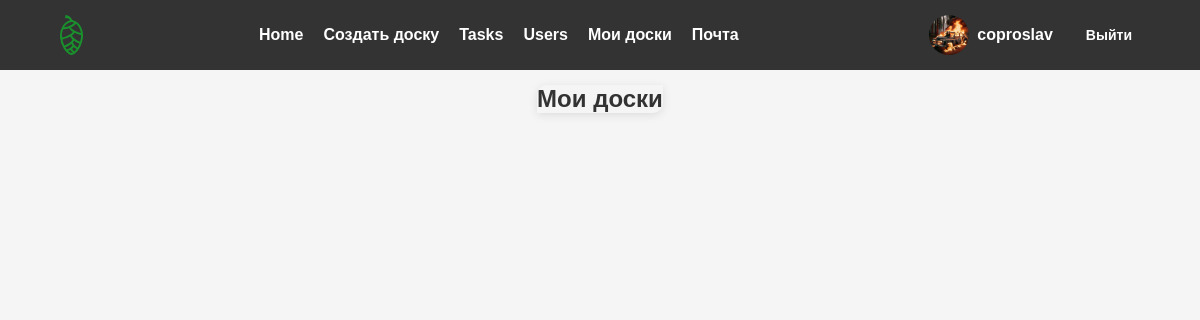
The app's page /boards/my-boards/ (signed in), older data.
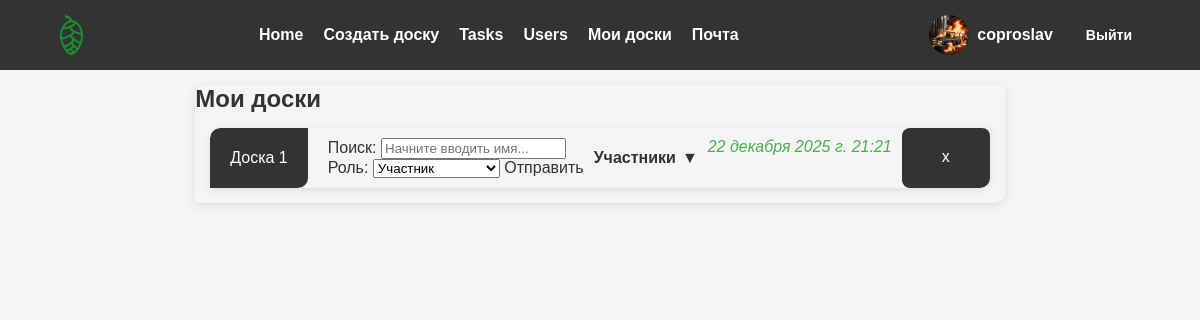
The same page, newer data.
### users/models.py (models this page shows, shortened)
class Profile(models.Model):
    user = models.OneToOneField(User, on_delete=models.CASCADE)
    username = models.CharField(max_length=200, blank=True)
    created = models.DateTimeField(auto_now_add=True)
    updated = models.DateTimeField(auto_now=True)
    first_name = models.CharField(max_length=100, blank=True)
    last_name = models.CharField(max_length=100, blank=True)
    avatar = models.ImageField(upload_to='avatars/', default='avatars/default/user.png')
    bio = models.TextField(blank=True)
    email = models.EmailField(max_length=100, blank=True)
    social_media_link = models.URLField(max_length=200, blank=True)
    social_media_link2 = models.URLField(max_length=200, blank=True)
    social_media_link3 = models.URLField(max_length=200, blank=True)
    email_notifications = models.BooleanField(
        default=True,
        verbose_name="Получать уведомления на почту"
    )
    class Meta:
        verbose_name = "Профиль"
        verbose_name_plural = "Профили"

### boards/models.py (models this page shows, shortened)
class Board(models.Model):
    owner = models.ForeignKey(User, on_delete=models.CASCADE)
    title = models.CharField(max_length=200, blank=True)
    created = models.DateTimeField(auto_now_add=True)
    updated = models.DateTimeField(auto_now=True)
    hidden = models.BooleanField(default=True)

### boards/views.py (the view)
# urls.py: path('my-boards/', views.my_boards, name='my-boards'),
@login_required(login_url='login')
def my_boards(request):
    user = request.user
    owned_boards = Board.objects.filter(owner=user)
    permitted_boards = Board.objects.filter(
        boardpermit__user=user
    ).exclude(owner=user)
    boards = owned_boards | permitted_boards
    context = {
        'boards': boards.distinct()
    }
    return render(request, 'boards/my-boards.html', context)

### boards/templates/boards/my-boards.html (shortened to what this page needs)
{% extends 'base.html' %} {% load static %} {% block profile %}
<link rel="stylesheet" href="{% static 'styles/my-boards.css' %}" />
{% endblock %} {% block content %}
<main>
  <div class="board-container" data-board-id="{{ board.id }}">
  <div class="boards">
    <h2>Мои доски</h2>
    {% for board in boards %}
    <div class="board-container">
      <a href="{% url 'boards-page' board.id %}" class="board-title"
        >{{board.title}}</a
      >
      <form
        method="post"
        class="email-compose"
        data-board-id="{{ board.id }}"
        action="{% url 'add-board-member' board.id %}"
      >
        <label for="recipient-{{ board.id }}">Поиск:</label>
        <input
          type="text"
          id="recipient-{{ board.id }}"
          autocomplete="off"
          placeholder="Начните вводить имя..."
          required
        />
        <label for="role-{{ board.id }}">Роль:</label>
        <select name="role" id="role-{{ board.id }}" required>
          <option value="member">Участник</option>
        </select>
        <button type="submit" class="btn compose">Отправить</button>
      </form>
      <button type="button" class="toggle-users" data-board-id="{{ board.id }}">
        Участники <span class="arrow">▼</span>
      </button>
      <div class="board-created">{{ board.created }}</div>
      <form
        method="post"
        action="{% url 'delete_board' board.id %}"
        style="display: inline"
        class="delete-board"
      >
        <button type="submit" class="delete-board">x</button>
      </form>
    </div>
    {% endfor %}
  </div>
</main>
{% endblock %}

### shishka/templates/base.html (shortened to what this page needs)
<!DOCTYPE html>
{% load static %}
<html lang="en">
<head>
    <link rel="stylesheet" href="{% static 'styles/style.css' %}">
    {% block profile %}{% endblock %}
</head>
<body>
<header class="site-header">
    <div class="container">
        <a href="{% url 'home' %}" class="logo">
            <img src="{% static 'images/logo.svg' %}" alt="Shishka Logo"/>
        </a>
        <nav class="main-nav">
            <ul>
                <li><a href="{% url 'home' %}">Home</a></li>
                <li><a href="{% url 'new-board' %}">Создать доску</a></li>
                <li><a href="#">Tasks</a></li>
                <li><a href="#">Users</a></li>
                {% if request.user.is_authenticated %}
                <li><a href="#">Мои доски</a></li>
                <li><a href="{%url 'inbox'%}">Почта</a></li>
                {% endif %}
            </ul>
        </nav>
        <div class="user-menu">
            {% if request.user.is_authenticated %}
            <div class="user-info">
                <a href="{% url 'profile' %}" class="user-link">
                    {% if request.user.profile.avatar %}
                    <img src="{{ request.user.profile.avatar.url }}" alt="{{ request.user.username }}" class="avatar"/>
                    {% else %}
                    <img src="{% static 'images/user.png' %}" alt="{{ request.user.username }}" class="avatar"/>
                    {% endif %}
                    <span class="username">{{ request.user.username }}</span>
                </a>
                <a href="{% url 'logout' %}" class="logout-btn">Выйти</a>
            </div>
            {% else %}
            <a href="{% url 'login' %}" class="login-btn">Войти</a>
            {% endif %}
        </div>
    </div>
</header>
{% block content %}
{% endblock %}
</body>
</html>

### shishka/static/styles/style.css (style rules this page uses)
body, h1, h2, h3, h4, h5, h6, p, ul, li, a { margin: 0; padding: 0; font-family: Arial, sans-serif; }
html, body { height: 100%; margin: 0; }
body { display: flex; flex-direction: column; min-height: 100vh; background-color: #f5f5f5; color: #333; }
.site-header { background-color: #333; color: white; padding: 15px 0; }
.site-header .container { width: 90%; max-width: 1200px; margin: 0 auto; display: flex; align-items: center; justify-content: space-between; }
.logo { font-size: 24px; font-weight: bold; color: white; text-decoration: none; }
.site-header .logo img { height: 40px; width: auto; display: block; }
.main-nav ul { list-style: none; display: flex; gap: 20px; }
.main-nav ul li a { text-decoration: none; color: white; font-weight: bold; }
.user-menu a { margin-left: 15px; text-decoration: none; color: white; font-weight: bold; }
.user-menu { display: flex; align-items: center; gap: 10px; }
.user-info { display: flex; align-items: center; gap: 10px; }
.user-link { display: flex; align-items: center; gap: 8px; text-decoration: none; color: inherit; font-weight: 500; }
.avatar { width: 40px; height: 40px; border-radius: 50%; object-fit: cover; }
.logout-btn { padding: 4px 8px; color: white; text-decoration: none; border-radius: 4px; font-size: 14px; transition: background-color 0.2s; }

### shishka/static/styles/my-boards.css (style rules this page uses)
main { display: flex; justify-content: center; }
.board-container { display: flex; justify-content: space-between; border-radius: 10px 0 10px 0; overflow: hidden; box-shadow: 0 2px 10px rgba(0,0,0,0.1); margin: 15px; padding: 0; }
.board-title { background-color: #333; color: white; text-decoration: none; padding: 10px 20px; display: flex; align-items: center; flex-shrink: 0; border-radius: 10px 0 10px; margin-right: 10px; }
.email-compose { margin: 10px; }
.board-created { margin: 10px; color: #4CAF50; font-style: italic; }
.delete-board { background-color: #333; color: #fff; text-decoration: none; padding: 10px 20px; border-radius: 8px; transition: 0.2s; border: none; cursor: pointer; }
button { all: unset; cursor: pointer; }
.toggle-users { display: flex; align-items: center; gap: 6px; font-weight: bold; color: inherit; }
.toggle-users .arrow { transition: transform 0.2s ease; }

Row changes from the older to the newer data that the page shows:
added Board: title "Доска 1", role "Участник", created "22 декабря 2025 г. 21:21"
